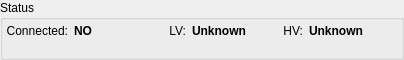
       <widget class="QGroupBox" name="groupBox_2">
        <property name="title">
         <string>Status</string>
        </property>
        <widget class="QWidget" name="horizontalLayoutWidget_3">
         <property name="geometry">
          <rect>
           <x>0</x>
           <y>10</y>
           <width>395</width>
           <height>41</height>
          </rect>
         </property>
         <layout class="QHBoxLayout" name="horizontalLayout_4">
          <property name="leftMargin">
           <number>6</number>
          </property>
          <property name="topMargin">
           <number>0</number>
          </property>
          <property name="rightMargin">
           <number>6</number>
          </property>
          <item>
           <widget class="QLabel" name="label_22">
            <property name="text">
             <string>Connected:</string>
            </property>
            <property name="alignment">
             <set>Qt::AlignRight|Qt::AlignTrailing|Qt::AlignVCenter</set>
            </property>
           </widget>
          </item>
          <item>
           <widget class="QLabel" name="connectStatus">
            <property name="sizePolicy">
             <sizepolicy hsizetype="Fixed" vsizetype="Preferred">
              <horstretch>0</horstretch>
              <verstretch>0</verstretch>
             </sizepolicy>
            </property>
            <property name="minimumSize">
             <size>
              <width>80</width>
              <height>0</height>
             </size>
            </property>
            <property name="font">
             <font>
              <weight>75</weight>
              <bold>true</bold>
             </font>
            </property>
            <property name="text">
             <string>NO</string>
            </property>
           </widget>
          </item>
          <item>
           <widget class="QLabel" name="label_23">
            <property name="text">
             <string>LV:</string>
            </property>
            <property name="alignment">
             <set>Qt::AlignRight|Qt::AlignTrailing|Qt::AlignVCenter</set>
            </property>
           </widget>
          </item>
          <item>
           <widget class="QLabel" name="lvStatus">
            <property name="sizePolicy">
             <sizepolicy hsizetype="Fixed" vsizetype="Preferred">
              <horstretch>0</horstretch>
              <verstretch>0</verstretch>
             </sizepolicy>
            </property>
            <property name="minimumSize">
             <size>
              <width>80</width>
              <height>0</height>
             </size>
            </property>
            <property name="font">
             <font>
              <weight>75</weight>
              <bold>true</bold>
             </font>
            </property>
            <property name="text">
             <string>Unknown</string>
            </property>
           </widget>
          </item>
          <item>
           <widget class="QLabel" name="label_25">
            <property name="text">
             <string>HV:</string>
            </property>
            <property name="alignment">
             <set>Qt::AlignRight|Qt::AlignTrailing|Qt::AlignVCenter</set>
            </property>
           </widget>
          </item>
          <item>
           <widget class="QLabel" name="hvStatus">
            <property name="sizePolicy">
             <sizepolicy hsizetype="Fixed" vsizetype="Preferred">
              <horstretch>0</horstretch>
              <verstretch>0</verstretch>
             </sizepolicy>
            </property>
            <property name="minimumSize">
             <size>
              <width>80</width>
              <height>0</height>
             </size>
            </property>
            <property name="font">
             <font>
              <weight>75</weight>
              <bold>true</bold>
             </font>
            </property>
            <property name="text">
             <string>Unknown</string>
            </property>
           </widget>
          </item>
         </layout>
        </widget>
       </widget>
